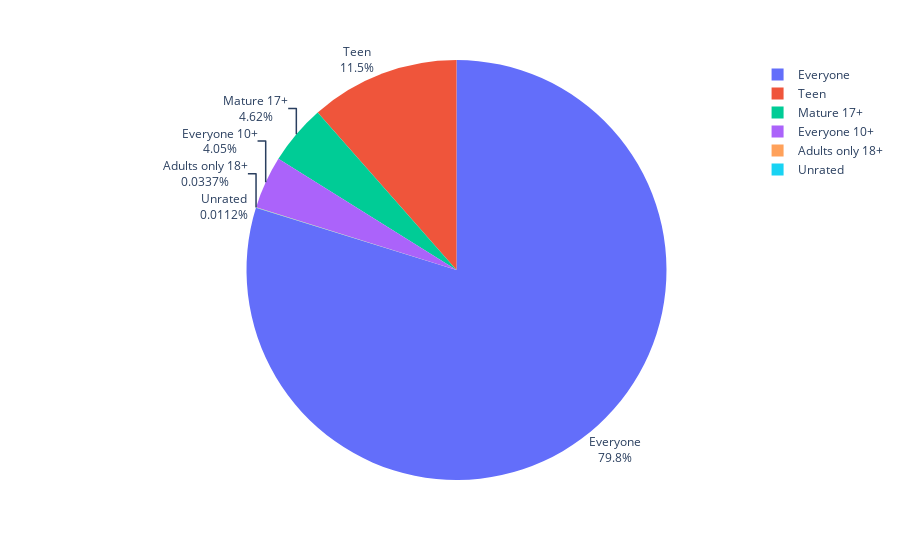

The cell this chart's notebook holds for it:
### Code cell
fig = px.pie(labels=ratings.index, values=ratings.values, names=ratings.index)
fig.update_traces(textposition='outside', textinfo ='label+percent')

### Figure 1 — Plotly figure (JSON) as saved in the notebook; plotly's stock layout.template omitted (floating-point values rounded to 4 significant figures)
{"data": [{"domain": {"x": [0, 1], "y": [0, 1]}, "hovertemplate": "label=%{label}<br>value=%{value}<extra></extra>", "labels": ["Everyone", "Teen", "Mature 17+", "Everyone 10+", "Adults only 18+", "Unrated"], "legendgroup": "", "name": "", "showlegend": true, "textinfo": "label+percent", "textposition": "outside", "type": "pie", "values": [7094, 1022, 411, 360, 3, 1]}], "layout": {"legend": {"tracegroupgap": 0}, "margin": {"t": 60}}}
